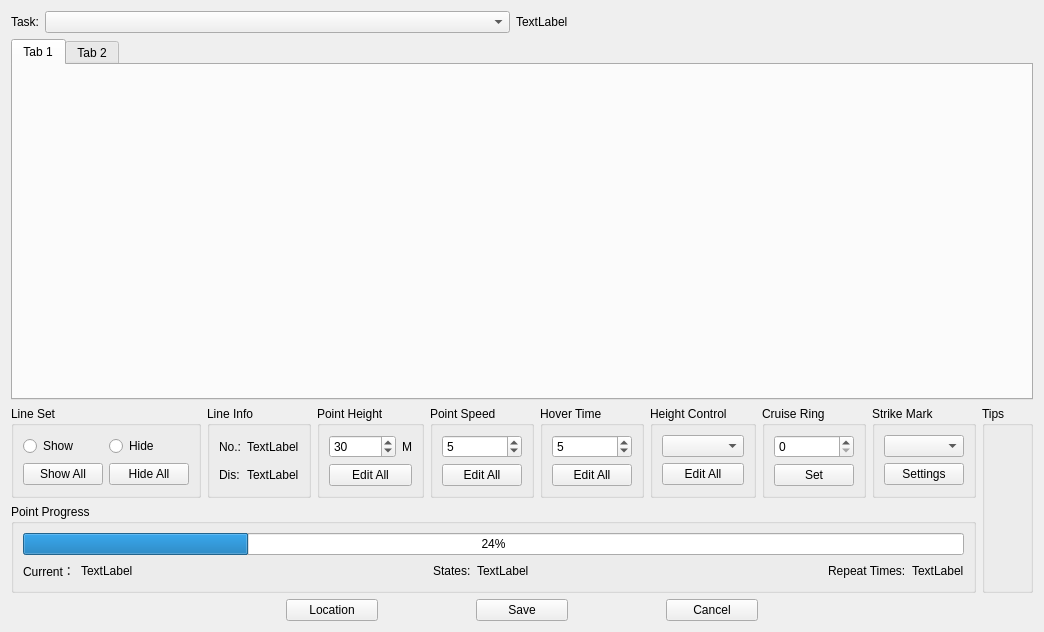
<?xml version="1.0" encoding="UTF-8"?>
<ui version="4.0">
 <class>CDlgEditLine</class>
 <widget class="QWidget" name="CDlgEditLine">
  <property name="geometry">
   <rect>
    <x>0</x>
    <y>0</y>
    <width>1001</width>
    <height>632</height>
   </rect>
  </property>
  <property name="windowTitle">
   <string>EditLine</string>
  </property>
  <layout class="QVBoxLayout" name="verticalLayout_9">
   <item>
    <layout class="QHBoxLayout" name="horizontalLayout_7">
     <item>
      <widget class="QLabel" name="label">
       <property name="text">
        <string>Task:</string>
       </property>
      </widget>
     </item>
     <item>
      <widget class="QComboBox" name="comboBox">
       <property name="sizePolicy">
        <sizepolicy hsizetype="Expanding" vsizetype="Fixed">
         <horstretch>0</horstretch>
         <verstretch>0</verstretch>
        </sizepolicy>
       </property>
      </widget>
     </item>
     <item>
      <widget class="QLabel" name="label_2">
       <property name="text">
        <string>TextLabel</string>
       </property>
      </widget>
     </item>
     <item>
      <spacer name="horizontalSpacer_4">
       <property name="orientation">
        <enum>Qt::Horizontal</enum>
       </property>
       <property name="sizeHint" stdset="0">
        <size>
         <width>40</width>
         <height>20</height>
        </size>
       </property>
      </spacer>
     </item>
    </layout>
   </item>
   <item>
    <widget class="QTabWidget" name="tabWidget">
     <property name="currentIndex">
      <number>0</number>
     </property>
     <widget class="QWidget" name="tab">
      <attribute name="title">
       <string>Tab 1</string>
      </attribute>
     </widget>
     <widget class="QWidget" name="tab_2">
      <attribute name="title">
       <string>Tab 2</string>
      </attribute>
     </widget>
    </widget>
   </item>
   <item>
    <layout class="QHBoxLayout" name="horizontalLayout_8" stretch="4,1">
     <item>
      <layout class="QVBoxLayout" name="verticalLayout_8">
       <item>
        <layout class="QHBoxLayout" name="horizontalLayout_5" stretch="1,1,1,1,1,1,1,1">
         <item>
          <widget class="QGroupBox" name="groupBox">
           <property name="title">
            <string>Line Set</string>
           </property>
           <layout class="QGridLayout" name="gridLayout_2">
            <item row="0" column="0">
             <widget class="QRadioButton" name="radioButton">
              <property name="text">
               <string>Show</string>
              </property>
             </widget>
            </item>
            <item row="0" column="1">
             <widget class="QRadioButton" name="radioButton_2">
              <property name="text">
               <string>Hide</string>
              </property>
             </widget>
            </item>
            <item row="1" column="0">
             <widget class="QPushButton" name="pushButton_10">
              <property name="text">
               <string>Show All</string>
              </property>
             </widget>
            </item>
            <item row="1" column="1">
             <widget class="QPushButton" name="pushButton_11">
              <property name="text">
               <string>Hide All</string>
              </property>
             </widget>
            </item>
           </layout>
          </widget>
         </item>
         <item>
          <widget class="QGroupBox" name="groupBox_2">
           <property name="title">
            <string>Line Info</string>
           </property>
           <layout class="QGridLayout" name="gridLayout">
            <item row="0" column="0">
             <widget class="QLabel" name="label_12">
              <property name="text">
               <string>No.:</string>
              </property>
             </widget>
            </item>
            <item row="0" column="1">
             <widget class="QLabel" name="label_3">
              <property name="layoutDirection">
               <enum>Qt::LeftToRight</enum>
              </property>
              <property name="text">
               <string>TextLabel</string>
              </property>
             </widget>
            </item>
            <item row="1" column="0">
             <widget class="QLabel" name="label_13">
              <property name="text">
               <string>Dis:</string>
              </property>
             </widget>
            </item>
            <item row="1" column="1">
             <widget class="QLabel" name="label_14">
              <property name="text">
               <string>TextLabel</string>
              </property>
             </widget>
            </item>
           </layout>
          </widget>
         </item>
         <item>
          <widget class="QGroupBox" name="groupBox_3">
           <property name="title">
            <string>Point Height</string>
           </property>
           <layout class="QVBoxLayout" name="verticalLayout_2" stretch="0,0">
            <item>
             <layout class="QHBoxLayout" name="horizontalLayout_3" stretch="0,1">
              <item>
               <widget class="QSpinBox" name="spinBox">
                <property name="maximum">
                 <number>999999</number>
                </property>
                <property name="value">
                 <number>30</number>
                </property>
               </widget>
              </item>
              <item>
               <widget class="QLabel" name="label_4">
                <property name="text">
                 <string>M</string>
                </property>
               </widget>
              </item>
             </layout>
            </item>
            <item>
             <widget class="QPushButton" name="pushButton">
              <property name="text">
               <string>Edit All</string>
              </property>
             </widget>
            </item>
           </layout>
          </widget>
         </item>
         <item>
          <widget class="QGroupBox" name="groupBox_9">
           <property name="title">
            <string>Point Speed</string>
           </property>
           <layout class="QVBoxLayout" name="verticalLayout_7">
            <item>
             <widget class="QSpinBox" name="spinBox_4">
              <property name="maximum">
               <number>999999</number>
              </property>
              <property name="value">
               <number>5</number>
              </property>
             </widget>
            </item>
            <item>
             <widget class="QPushButton" name="pushButton_7">
              <property name="text">
               <string>Edit All</string>
              </property>
             </widget>
            </item>
           </layout>
          </widget>
         </item>
         <item>
          <widget class="QGroupBox" name="groupBox_4">
           <property name="title">
            <string>Hover Time</string>
           </property>
           <layout class="QVBoxLayout" name="verticalLayout_3">
            <item>
             <widget class="QSpinBox" name="spinBox_2">
              <property name="maximum">
               <number>999</number>
              </property>
              <property name="value">
               <number>5</number>
              </property>
             </widget>
            </item>
            <item>
             <widget class="QPushButton" name="pushButton_2">
              <property name="text">
               <string>Edit All</string>
              </property>
             </widget>
            </item>
           </layout>
          </widget>
         </item>
         <item>
          <widget class="QGroupBox" name="groupBox_5">
           <property name="title">
            <string>Height Control</string>
           </property>
           <layout class="QVBoxLayout" name="verticalLayout_4">
            <item>
             <widget class="QComboBox" name="comboBox_2"/>
            </item>
            <item>
             <widget class="QPushButton" name="pushButton_3">
              <property name="text">
               <string>Edit All</string>
              </property>
             </widget>
            </item>
           </layout>
          </widget>
         </item>
         <item>
          <widget class="QGroupBox" name="groupBox_6">
           <property name="title">
            <string>Cruise Ring</string>
           </property>
           <layout class="QVBoxLayout" name="verticalLayout_5">
            <item>
             <widget class="QSpinBox" name="spinBox_3"/>
            </item>
            <item>
             <widget class="QPushButton" name="pushButton_4">
              <property name="text">
               <string>Set</string>
              </property>
             </widget>
            </item>
           </layout>
          </widget>
         </item>
         <item>
          <widget class="QGroupBox" name="groupBox_10">
           <property name="title">
            <string>Strike Mark</string>
           </property>
           <layout class="QVBoxLayout" name="verticalLayout_10">
            <item>
             <widget class="QComboBox" name="comboBox_3"/>
            </item>
            <item>
             <widget class="QPushButton" name="pushButton_8">
              <property name="text">
               <string>Settings</string>
              </property>
             </widget>
            </item>
           </layout>
          </widget>
         </item>
        </layout>
       </item>
       <item>
        <widget class="QGroupBox" name="groupBox_7">
         <property name="title">
          <string>Point Progress</string>
         </property>
         <layout class="QVBoxLayout" name="verticalLayout_6">
          <item>
           <widget class="QProgressBar" name="progressBar">
            <property name="value">
             <number>24</number>
            </property>
           </widget>
          </item>
          <item>
           <layout class="QHBoxLayout" name="horizontalLayout_2">
            <item>
             <widget class="QLabel" name="label_6">
              <property name="text">
               <string>Current：</string>
              </property>
             </widget>
            </item>
            <item>
             <widget class="QLabel" name="label_7">
              <property name="text">
               <string>TextLabel</string>
              </property>
             </widget>
            </item>
            <item>
             <spacer name="horizontalSpacer_5">
              <property name="orientation">
               <enum>Qt::Horizontal</enum>
              </property>
              <property name="sizeHint" stdset="0">
               <size>
                <width>40</width>
                <height>20</height>
               </size>
              </property>
             </spacer>
            </item>
            <item>
             <widget class="QLabel" name="label_8">
              <property name="text">
               <string>States:</string>
              </property>
             </widget>
            </item>
            <item>
             <widget class="QLabel" name="label_9">
              <property name="text">
               <string>TextLabel</string>
              </property>
             </widget>
            </item>
            <item>
             <spacer name="horizontalSpacer_6">
              <property name="orientation">
               <enum>Qt::Horizontal</enum>
              </property>
              <property name="sizeHint" stdset="0">
               <size>
                <width>40</width>
                <height>20</height>
               </size>
              </property>
             </spacer>
            </item>
            <item>
             <widget class="QLabel" name="label_10">
              <property name="text">
               <string>Repeat Times:</string>
              </property>
             </widget>
            </item>
            <item>
             <widget class="QLabel" name="label_11">
              <property name="text">
               <string>TextLabel</string>
              </property>
             </widget>
            </item>
           </layout>
          </item>
         </layout>
        </widget>
       </item>
      </layout>
     </item>
     <item>
      <widget class="QGroupBox" name="groupBox_8">
       <property name="title">
        <string>Tips</string>
       </property>
       <layout class="QHBoxLayout" name="horizontalLayout_4">
        <item>
         <widget class="QLabel" name="label_5">
          <property name="text">
           <string/>
          </property>
         </widget>
        </item>
       </layout>
      </widget>
     </item>
    </layout>
   </item>
   <item>
    <layout class="QHBoxLayout" name="horizontalLayout_6" stretch="3,1,1,1,1,1,3">
     <item>
      <spacer name="horizontalSpacer">
       <property name="orientation">
        <enum>Qt::Horizontal</enum>
       </property>
       <property name="sizeHint" stdset="0">
        <size>
         <width>40</width>
         <height>20</height>
        </size>
       </property>
      </spacer>
     </item>
     <item>
      <widget class="QPushButton" name="pushButton_9">
       <property name="text">
        <string>Location</string>
       </property>
      </widget>
     </item>
     <item>
      <spacer name="horizontalSpacer_7">
       <property name="orientation">
        <enum>Qt::Horizontal</enum>
       </property>
       <property name="sizeHint" stdset="0">
        <size>
         <width>40</width>
         <height>20</height>
        </size>
       </property>
      </spacer>
     </item>
     <item>
      <widget class="QPushButton" name="pushButton_5">
       <property name="text">
        <string>Save</string>
       </property>
      </widget>
     </item>
     <item>
      <spacer name="horizontalSpacer_3">
       <property name="orientation">
        <enum>Qt::Horizontal</enum>
       </property>
       <property name="sizeHint" stdset="0">
        <size>
         <width>40</width>
         <height>20</height>
        </size>
       </property>
      </spacer>
     </item>
     <item>
      <widget class="QPushButton" name="pushButton_6">
       <property name="text">
        <string>Cancel</string>
       </property>
      </widget>
     </item>
     <item>
      <spacer name="horizontalSpacer_2">
       <property name="orientation">
        <enum>Qt::Horizontal</enum>
       </property>
       <property name="sizeHint" stdset="0">
        <size>
         <width>40</width>
         <height>20</height>
        </size>
       </property>
      </spacer>
     </item>
    </layout>
   </item>
  </layout>
 </widget>
 <resources/>
 <connections/>
</ui>
